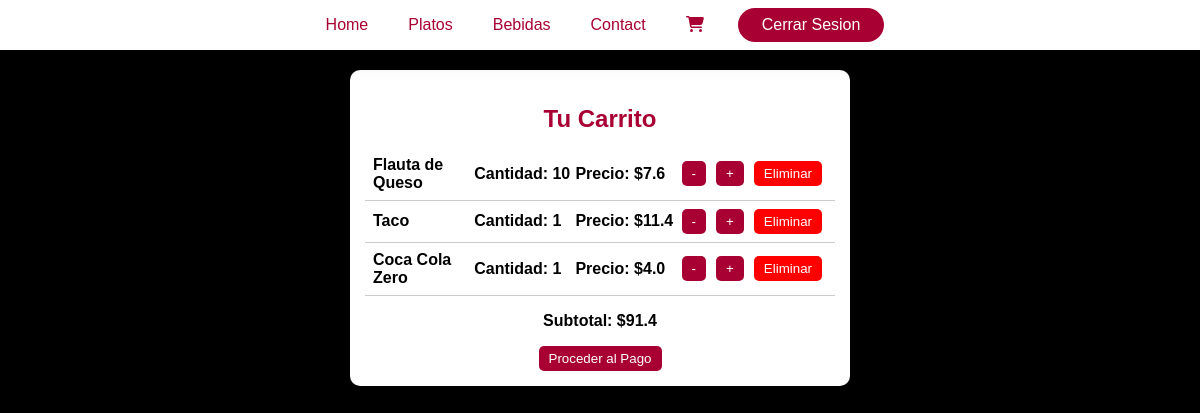
Page /carrito/ (signed in) on the earlier database version.
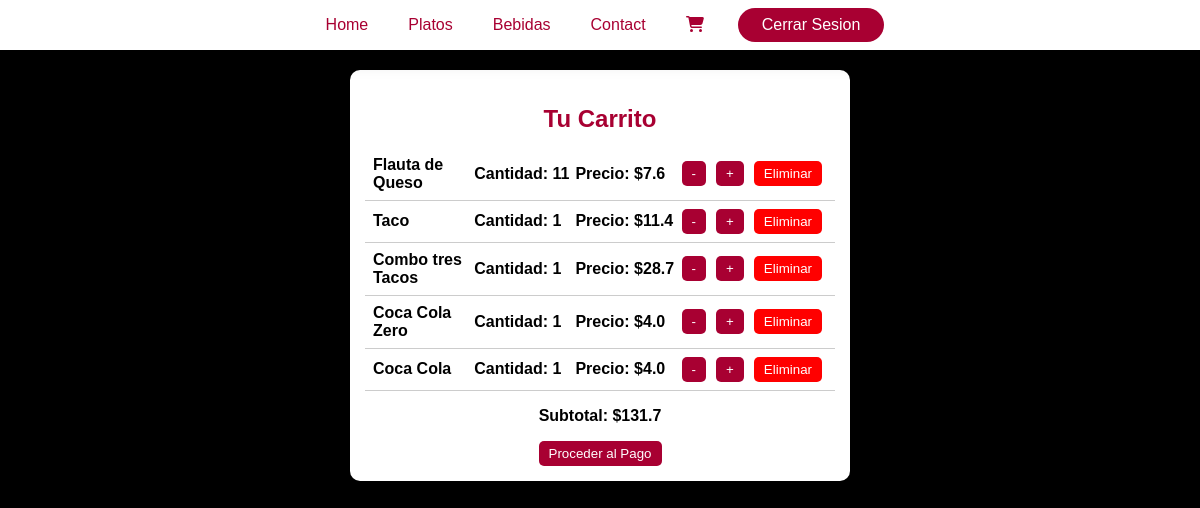
Same page on the later database version.
### carrito/models.py (models this page shows)
class CarritoPlato(models.Model):
    carrito = models.ForeignKey(Carrito, on_delete=models.CASCADE)
    plato = models.ForeignKey(Plato, on_delete=models.CASCADE)
    cantidad = models.PositiveIntegerField(default=1)

class CarritoBebida(models.Model):
    carrito = models.ForeignKey(Carrito, on_delete=models.CASCADE)
    bebida = models.ForeignKey(Bebida, on_delete=models.CASCADE)
    cantidad = models.PositiveIntegerField(default=1)

### menu/models.py (models this page shows, shortened)
class Plato(models.Model):
    idPlato = models.CharField(max_length=30, primary_key= True)
    nombre = models.CharField(max_length=100)
    descripcion = models.TextField()
    precio = models.FloatField()
    categoria = models.CharField(max_length=20, choices=[('Combo', 'Combo'), ('Plato Fuerte', 'Plato Fuerte')])
    imagen = models.ImageField(upload_to='plato/', blank=True, null=True)

class Bebida(models.Model):
    idBebida = models.CharField(max_length=30, primary_key= True)
    nombre = models.CharField(max_length=100)
    descripcion = models.TextField()
    precio = models.FloatField()
    categoria = models.CharField(max_length=20, choices=[('Gaseosa', 'Gaseosa'), ('Agua', 'Agua')])
    cantidad = models.CharField(max_length=10, choices=[('237 ml', '237 ml'), ('280 ml', '280 ml')])
    imagen = models.ImageField(upload_to='bebida/', blank=True, null=True)

### carrito/views.py (the view)
# urls.py: path('', views.ver_carrito, name='ver_carrito'),
@login_required
def ver_carrito(request):
    carrito, _ = Carrito.objects.get_or_create(usuario=request.user)
    platos = CarritoPlato.objects.filter(carrito=carrito)
    bebidas = CarritoBebida.objects.filter(carrito=carrito)
    subtotal = sum(item.plato.precio * item.cantidad for item in platos) + \
               sum(item.bebida.precio * item.cantidad for item in bebidas)
    request.session['monto'] = subtotal
    context = {
        'carrito': carrito,
        'platos': platos,
        'bebidas': bebidas,
        'subtotal': subtotal,  # Pasar subtotal al template
    }
    return render(request, 'carrito.html', context)

### usuario/context_processors.py (called while the page is built)
def base_template(request):
    if request.user.is_authenticated:
        return {'base_template': 'base_loged.html'}
    return {'base_template': 'base.html'}

### carrito/templates/carrito.html (shortened to what this page needs)
{% extends 'base_loged.html' %}
{% load static %}
{% block content %}
<link rel="stylesheet" href="{% static 'carrito/styles_carrito.css' %}">
<div class="carrito-container">
    <h2>Tu Carrito</h2>
    <div id="carrito-items">
        {% if platos or bebidas %}
            {% for item in platos %}
            <div class="carrito-item" data-id="{{ item.plato.id }}" data-tipo="plato">
                <p>{{ item.plato.nombre }}</p>
                <p>Cantidad: <span class="cantidad">{{ item.cantidad }}</span></p>
                <p>Precio: ${{ item.plato.precio }}</p>
                <button class="btn-menos" onclick="modificarCantidad('{{ item.plato.id }}', 'restar', 'plato')">-</button>
                <button class="btn-mas" onclick="modificarCantidad('{{ item.plato.id }}', 'sumar', 'plato')">+</button>
                <button class="btn-eliminar" onclick="eliminarDelCarrito('{{ item.id }}', 'plato')">Eliminar</button>
            </div>
            {% endfor %}
            {% for item in bebidas %}
            <div class="carrito-item" data-id="{{ item.bebida.id }}" data-tipo="bebida">
                <p>{{ item.bebida.nombre }}</p>
                <p>Cantidad: <span class="cantidad">{{ item.cantidad }}</span></p>
                <p>Precio: ${{ item.bebida.precio }}</p>
                <button class="btn-menos" onclick="modificarCantidad('{{ item.bebida.id }}', 'restar', 'bebida')">-</button>
                <button class="btn-mas" onclick="modificarCantidad('{{ item.bebida.id }}', 'sumar', 'bebida')">+</button>
                <button class="btn-eliminar" onclick="eliminarDelCarrito('{{ item.id }}', 'bebida')">Eliminar</button>
            </div>
            {% endfor %}
        {% else %}
            <p style="text-align: center; font-size: 18px; color: gray; margin-top: 20px;">
                Tu carrito está vacío. ¡Agrega algunos productos!
            </p>
        {% endif %}
    </div>
    <div class="subtotal-container">
        <p style="color: black; background-color: white; font-weight: bold;">Subtotal: <span id="subtotal" style="color: black; background-color: white; font-weight: bold;">${{ subtotal|default:"0.00" }}</span></p>
        <form action="{% url 'pago' %}" method="GET">
            <button id="boton-pago" {% if not platos and not bebidas %}disabled{% endif %}>Proceder al Pago</button>
        </form>
    </div>
</div>
{% endblock %}

### taco_factory/templates/base_loged.html (shortened to what this page needs)
{% load static %}
<!DOCTYPE html>
<html lang="en">
<head>
    <link rel="stylesheet" href="{% static 'base/styles.css' %}">
</head>
<body>
    <nav class="nav">
        <div class="nav__ul-container">
            <ul class="nav__ul">
                <li class="nav__item"><a href="{% url 'home' %}" class="nav__link">Home</a></li>
                <li class="nav__item"><a href="{% url 'platos' %}" class="nav__link">Platos</a></li>
                <li class="nav__item"><a href="{% url 'bebidas' %}" class="nav__link">Bebidas</a></li>
                <li class="nav__item"><a href="#" class="nav__link">Contact</a></li>
                <li class="nav__item"><a href="{% url 'ver_carrito' %}" class="nav__link cart-button"><i class="fas fa-shopping-cart"></i></a></li>
                <li class="nav__item"><a href="{% url 'logout' %}" class="nav__link link--login">Cerrar Sesion</a></li>
            </ul>
        </div>
    </nav>
    {% block content %}
    {% endblock %}
</body>
</html>

### taco_factory/static/base/styles.css (style rules this page uses)
body { margin: 0; font-family: sans-serif; box-sizing: border-box; background-color: #000; color: #fff; }
div, header, nav, ul, li, a, p, h1, h2, img { box-sizing: border-box; }
.nav { background-color: #fff; display: flex; flex-wrap: wrap; justify-content: center; padding: 6px 20px; position: sticky; top: 0; box-shadow: 0 0 25px #0009; }
.nav__ul { margin: 0; display: flex; flex-wrap: wrap; justify-content: center; padding: 0; }
.nav__item { list-style: none; margin: 0 8px; }
.nav__ul-container { flex-grow: 4; text-align: center; }
.cart-button { color: #a80032; }
.nav__link { color: #a80032; text-decoration: none; display: inline-block; padding: 8px 10px; border-radius: 0; transition: background-color 0.24s, border-radius 0.2s, outline 0.2s, outline-offset 0.2s; margin: 2px; outline: 0; outline-offset: 0px; }
.link--login { background-color: #a80032; color: #fff; border-radius: 20px; padding: 8px 24px; margin-left: 6px; }

### carrito/static/carrito/styles_carrito.css (style rules this page uses)
.carrito-container { max-width: 500px; margin: 20px auto; padding: 15px; background: #fff; border-radius: 10px; box-shadow: 0px 2px 8px rgba(0, 0, 0, 0.1); text-align: center; }
h2 { color: #a80032; margin-bottom: 15px; }
.carrito-item { display: flex; align-items: center; justify-content: space-between; padding: 8px; border-bottom: 1px solid #ccc; }
.carrito-item p { margin: 0; font-size: 16px; flex: 1; text-align: left; color: black; font-weight: bold; }
button { background: #a80032; color: white; border: none; padding: 5px 10px; margin: 0 5px; cursor: pointer; border-radius: 5px; transition: background 0.2s; }
.btn-eliminar { background: #ff0000; }

### carrito/templates/carrito.html (style rules this page uses)
.carrito-item p { color: black !important; }

Differences in the rows shown:
changed CarritoPlato "Flauta de Queso": cantidad "10" → "11"
added CarritoPlato: plato.nombre "Combo tres Tacos", cantidad "1", plato.precio "28.7"
added CarritoBebida: bebida.nombre "Coca Cola", cantidad "1", bebida.precio "4.0"
Other differences:
{{ subtotal|default:"0.00" }}: "91.4" → "131.7"
